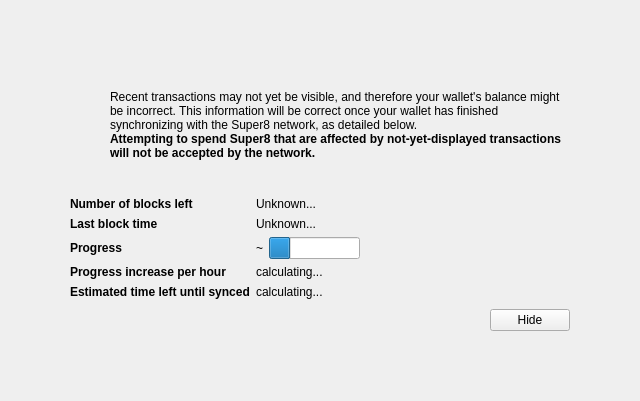
<?xml version="1.0" encoding="UTF-8"?>
<ui version="4.0">
 <class>ModalOverlay</class>
 <widget class="ModalOverlay" name="ModalOverlay">
  <property name="geometry">
   <rect>
    <x>0</x>
    <y>0</y>
    <width>640</width>
    <height>401</height>
   </rect>
  </property>
  <property name="windowTitle">
   <string>Form</string>
  </property>
  <layout class="QVBoxLayout" name="verticalLayout" stretch="0">
   <property name="sizeConstraint">
    <enum>QLayout::SetDefaultConstraint</enum>
   </property>
   <property name="leftMargin">
    <number>0</number>
   </property>
   <property name="topMargin">
    <number>0</number>
   </property>
   <property name="rightMargin">
    <number>0</number>
   </property>
   <property name="bottomMargin">
    <number>0</number>
   </property>
   <item>
    <widget class="QWidget" name="bgWidget" native="true">
     <property name="styleSheet">
      <string notr="true"/>
     </property>
     <layout class="QVBoxLayout" name="verticalLayoutMain" stretch="0">
      <property name="leftMargin">
       <number>60</number>
      </property>
      <property name="topMargin">
       <number>60</number>
      </property>
      <property name="rightMargin">
       <number>60</number>
      </property>
      <property name="bottomMargin">
       <number>60</number>
      </property>
      <item>
       <widget class="QWidget" name="contentWidget" native="true">
        <property name="styleSheet">
         <string notr="true"/>
        </property>
        <layout class="QVBoxLayout" name="verticalLayoutSub" stretch="1,0,0,0,0">
         <property name="spacing">
          <number>0</number>
         </property>
         <property name="leftMargin">
          <number>10</number>
         </property>
         <property name="topMargin">
          <number>10</number>
         </property>
         <property name="rightMargin">
          <number>10</number>
         </property>
         <property name="bottomMargin">
          <number>10</number>
         </property>
         <item>
          <layout class="QHBoxLayout" name="horizontalLayoutIconText" stretch="0,1">
           <property name="topMargin">
            <number>20</number>
           </property>
           <item>
            <layout class="QVBoxLayout" name="verticalLayoutIcon">
             <property name="leftMargin">
              <number>0</number>
             </property>
             <item>
              <widget class="QPushButton" name="warningIcon">
               <property name="enabled">
                <bool>false</bool>
               </property>
               <property name="text">
                <string/>
               </property>
               <property name="icon">
                <iconset>
                 <normaloff>:/icons/warning</normaloff>
                 <disabledoff>:/icons/warning</disabledoff>:/icons/warning</iconset>
               </property>
               <property name="iconSize">
                <size>
                 <width>48</width>
                 <height>48</height>
                </size>
               </property>
               <property name="flat">
                <bool>true</bool>
               </property>
              </widget>
             </item>
             <item>
              <spacer name="verticalSpacerWarningIcon">
               <property name="orientation">
                <enum>Qt::Vertical</enum>
               </property>
               <property name="sizeHint" stdset="0">
                <size>
                 <width>20</width>
                 <height>40</height>
                </size>
               </property>
              </spacer>
             </item>
            </layout>
           </item>
           <item>
            <layout class="QVBoxLayout" name="verticalLayoutInfoText">
             <property name="leftMargin">
              <number>0</number>
             </property>
             <property name="topMargin">
              <number>0</number>
             </property>
             <item>
              <widget class="QLabel" name="infoText">
               <property name="text">
                <string>Recent transactions may not yet be visible, and therefore your wallet's balance might be incorrect. This information will be correct once your wallet has finished synchronizing with the Super8 network, as detailed below.</string>
               </property>
               <property name="textFormat">
                <enum>Qt::RichText</enum>
               </property>
               <property name="wordWrap">
                <bool>true</bool>
               </property>
              </widget>
             </item>
             <item>
              <widget class="QLabel" name="infoTextStrong">
               <property name="font">
                <font>
                 <weight>75</weight>
                 <bold>true</bold>
                </font>
               </property>
               <property name="text">
                <string>Attempting to spend Super8 that are affected by not-yet-displayed transactions will not be accepted by the network.</string>
               </property>
               <property name="textFormat">
                <enum>Qt::RichText</enum>
               </property>
               <property name="wordWrap">
                <bool>true</bool>
               </property>
              </widget>
             </item>
             <item>
              <spacer name="verticalSpacerInTextSpace">
               <property name="orientation">
                <enum>Qt::Vertical</enum>
               </property>
               <property name="sizeHint" stdset="0">
                <size>
                 <width>20</width>
                 <height>40</height>
                </size>
               </property>
              </spacer>
             </item>
            </layout>
           </item>
          </layout>
         </item>
         <item>
          <spacer name="verticalSpacerAfterText">
           <property name="orientation">
            <enum>Qt::Vertical</enum>
           </property>
           <property name="sizeHint" stdset="0">
            <size>
             <width>20</width>
             <height>40</height>
            </size>
           </property>
          </spacer>
         </item>
         <item>
          <layout class="QFormLayout" name="formLayout">
           <property name="fieldGrowthPolicy">
            <enum>QFormLayout::FieldsStayAtSizeHint</enum>
           </property>
           <property name="horizontalSpacing">
            <number>6</number>
           </property>
           <property name="verticalSpacing">
            <number>6</number>
           </property>
           <property name="topMargin">
            <number>10</number>
           </property>
           <item row="0" column="0">
            <widget class="QLabel" name="labelNumberOfBlocksLeft">
             <property name="font">
              <font>
               <weight>75</weight>
               <bold>true</bold>
              </font>
             </property>
             <property name="text">
              <string>Number of blocks left</string>
             </property>
            </widget>
           </item>
           <item row="0" column="1">
            <widget class="QLabel" name="numberOfBlocksLeft">
             <property name="text">
              <string>Unknown...</string>
             </property>
            </widget>
           </item>
           <item row="1" column="0">
            <widget class="QLabel" name="labelLastBlockTime">
             <property name="font">
              <font>
               <weight>75</weight>
               <bold>true</bold>
              </font>
             </property>
             <property name="text">
              <string>Last block time</string>
             </property>
            </widget>
           </item>
           <item row="1" column="1">
            <widget class="QLabel" name="newestBlockDate">
             <property name="sizePolicy">
              <sizepolicy hsizetype="Maximum" vsizetype="Preferred">
               <horstretch>0</horstretch>
               <verstretch>0</verstretch>
              </sizepolicy>
             </property>
             <property name="text">
              <string>Unknown...</string>
             </property>
            </widget>
           </item>
           <item row="2" column="0">
            <widget class="QLabel" name="labelSyncDone">
             <property name="font">
              <font>
               <weight>75</weight>
               <bold>true</bold>
              </font>
             </property>
             <property name="text">
              <string>Progress</string>
             </property>
            </widget>
           </item>
           <item row="2" column="1">
            <layout class="QHBoxLayout" name="horizontalLayoutSync" stretch="0,1">
             <item>
              <widget class="QLabel" name="percentageProgress">
               <property name="text">
                <string notr="true">~</string>
               </property>
              </widget>
             </item>
             <item>
              <widget class="QProgressBar" name="progressBar">
               <property name="value">
                <number>24</number>
               </property>
               <property name="format">
                <string/>
               </property>
              </widget>
             </item>
            </layout>
           </item>
           <item row="4" column="0">
            <widget class="QLabel" name="labelProgressIncrease">
             <property name="font">
              <font>
               <weight>75</weight>
               <bold>true</bold>
              </font>
             </property>
             <property name="text">
              <string>Progress increase per hour</string>
             </property>
            </widget>
           </item>
           <item row="4" column="1">
            <widget class="QLabel" name="progressIncreasePerH">
             <property name="text">
              <string>calculating...</string>
             </property>
            </widget>
           </item>
           <item row="5" column="0">
            <widget class="QLabel" name="labelEstimatedTimeLeft">
             <property name="font">
              <font>
               <weight>75</weight>
               <bold>true</bold>
              </font>
             </property>
             <property name="text">
              <string>Estimated time left until synced</string>
             </property>
            </widget>
           </item>
           <item row="5" column="1">
            <widget class="QLabel" name="expectedTimeLeft">
             <property name="text">
              <string>calculating...</string>
             </property>
            </widget>
           </item>
          </layout>
         </item>
         <item>
          <layout class="QHBoxLayout" name="horizontalLayoutButtons">
           <property name="leftMargin">
            <number>10</number>
           </property>
           <property name="topMargin">
            <number>10</number>
           </property>
           <item>
            <spacer name="horizontalSpacer">
             <property name="orientation">
              <enum>Qt::Horizontal</enum>
             </property>
             <property name="sizeHint" stdset="0">
              <size>
               <width>40</width>
               <height>20</height>
              </size>
             </property>
            </spacer>
           </item>
           <item>
            <widget class="QPushButton" name="closeButton">
             <property name="text">
              <string>Hide</string>
             </property>
            </widget>
           </item>
          </layout>
         </item>
         <item>
          <layout class="QVBoxLayout" name="verticalLayout_2">
           <item>
            <spacer name="verticalSpacer">
             <property name="orientation">
              <enum>Qt::Vertical</enum>
             </property>
             <property name="sizeHint" stdset="0">
              <size>
               <width>20</width>
               <height>40</height>
              </size>
             </property>
            </spacer>
           </item>
          </layout>
         </item>
        </layout>
       </widget>
      </item>
     </layout>
    </widget>
   </item>
  </layout>
 </widget>
 <customwidgets>
  <customwidget>
   <class>ModalOverlay</class>
   <extends>QWidget</extends>
   <header>modaloverlay.h</header>
   <container>1</container>
  </customwidget>
 </customwidgets>
 <resources/>
 <connections/>
</ui>
